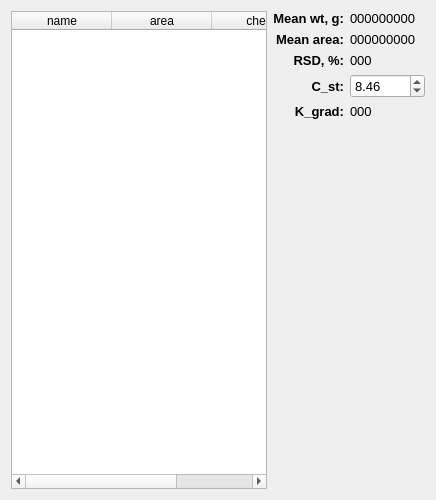
     <widget class="QWidget" name="S3_">
      <attribute name="title">
       <string>S3'</string>
      </attribute>
      <layout class="QGridLayout" name="gridLayout_5">
       <item row="0" column="0" rowspan="6">
        <widget class="QTableWidget" name="tableWidget_S3_">
         <column>
          <property name="text">
           <string>name</string>
          </property>
         </column>
         <column>
          <property name="text">
           <string>area</string>
          </property>
         </column>
         <column>
          <property name="text">
           <string>check</string>
          </property>
         </column>
        </widget>
       </item>
       <item row="0" column="1">
        <widget class="QLabel" name="label_40">
         <property name="font">
          <font>
           <pointsize>10</pointsize>
           <weight>75</weight>
           <bold>true</bold>
          </font>
         </property>
         <property name="text">
          <string>Mean wt, g:</string>
         </property>
         <property name="alignment">
          <set>Qt::AlignRight|Qt::AlignTrailing|Qt::AlignVCenter</set>
         </property>
        </widget>
       </item>
       <item row="0" column="2">
        <widget class="QLabel" name="S3__wt">
         <property name="font">
          <font>
           <pointsize>10</pointsize>
          </font>
         </property>
         <property name="text">
          <string>000000000</string>
         </property>
        </widget>
       </item>
       <item row="1" column="1">
        <widget class="QLabel" name="label_8">
         <property name="font">
          <font>
           <pointsize>10</pointsize>
           <weight>75</weight>
           <bold>true</bold>
          </font>
         </property>
         <property name="text">
          <string>Mean area:</string>
         </property>
         <property name="alignment">
          <set>Qt::AlignRight|Qt::AlignTrailing|Qt::AlignVCenter</set>
         </property>
        </widget>
       </item>
       <item row="1" column="2">
        <widget class="QLabel" name="S3__mean">
         <property name="font">
          <font>
           <pointsize>10</pointsize>
          </font>
         </property>
         <property name="text">
          <string>000000000</string>
         </property>
        </widget>
       </item>
       <item row="2" column="1">
        <widget class="QLabel" name="label_7">
         <property name="font">
          <font>
           <pointsize>10</pointsize>
           <weight>75</weight>
           <bold>true</bold>
          </font>
         </property>
         <property name="text">
          <string>RSD, %:</string>
         </property>
         <property name="alignment">
          <set>Qt::AlignRight|Qt::AlignTrailing|Qt::AlignVCenter</set>
         </property>
        </widget>
       </item>
       <item row="2" column="2">
        <widget class="QLabel" name="S3__RSD">
         <property name="font">
          <font>
           <pointsize>10</pointsize>
          </font>
         </property>
         <property name="text">
          <string>000</string>
         </property>
        </widget>
       </item>
       <item row="3" column="1">
        <widget class="QLabel" name="label_25">
         <property name="font">
          <font>
           <pointsize>10</pointsize>
           <weight>75</weight>
           <bold>true</bold>
          </font>
         </property>
         <property name="text">
          <string>C_st:</string>
         </property>
         <property name="alignment">
          <set>Qt::AlignRight|Qt::AlignTrailing|Qt::AlignVCenter</set>
         </property>
        </widget>
       </item>
       <item row="3" column="2">
        <widget class="QDoubleSpinBox" name="S3__Cst">
         <property name="font">
          <font>
           <pointsize>10</pointsize>
          </font>
         </property>
         <property name="maximum">
          <double>1000.000000000000000</double>
         </property>
         <property name="singleStep">
          <double>0.010000000000000</double>
         </property>
         <property name="value">
          <double>8.460000000000001</double>
         </property>
        </widget>
       </item>
       <item row="4" column="1">
        <widget class="QLabel" name="label_26">
         <property name="font">
          <font>
           <pointsize>10</pointsize>
           <weight>75</weight>
           <bold>true</bold>
          </font>
         </property>
         <property name="text">
          <string>K_grad:</string>
         </property>
         <property name="alignment">
          <set>Qt::AlignRight|Qt::AlignTrailing|Qt::AlignVCenter</set>
         </property>
        </widget>
       </item>
       <item row="4" column="2">
        <widget class="QLabel" name="S3__Kg">
         <property name="font">
          <font>
           <pointsize>10</pointsize>
          </font>
         </property>
         <property name="text">
          <string>000</string>
         </property>
        </widget>
       </item>
       <item row="5" column="1">
        <spacer name="verticalSpacer_4">
         <property name="orientation">
          <enum>Qt::Vertical</enum>
         </property>
         <property name="sizeHint" stdset="0">
          <size>
           <width>20</width>
           <height>364</height>
          </size>
         </property>
        </spacer>
       </item>
      </layout>
     </widget>
